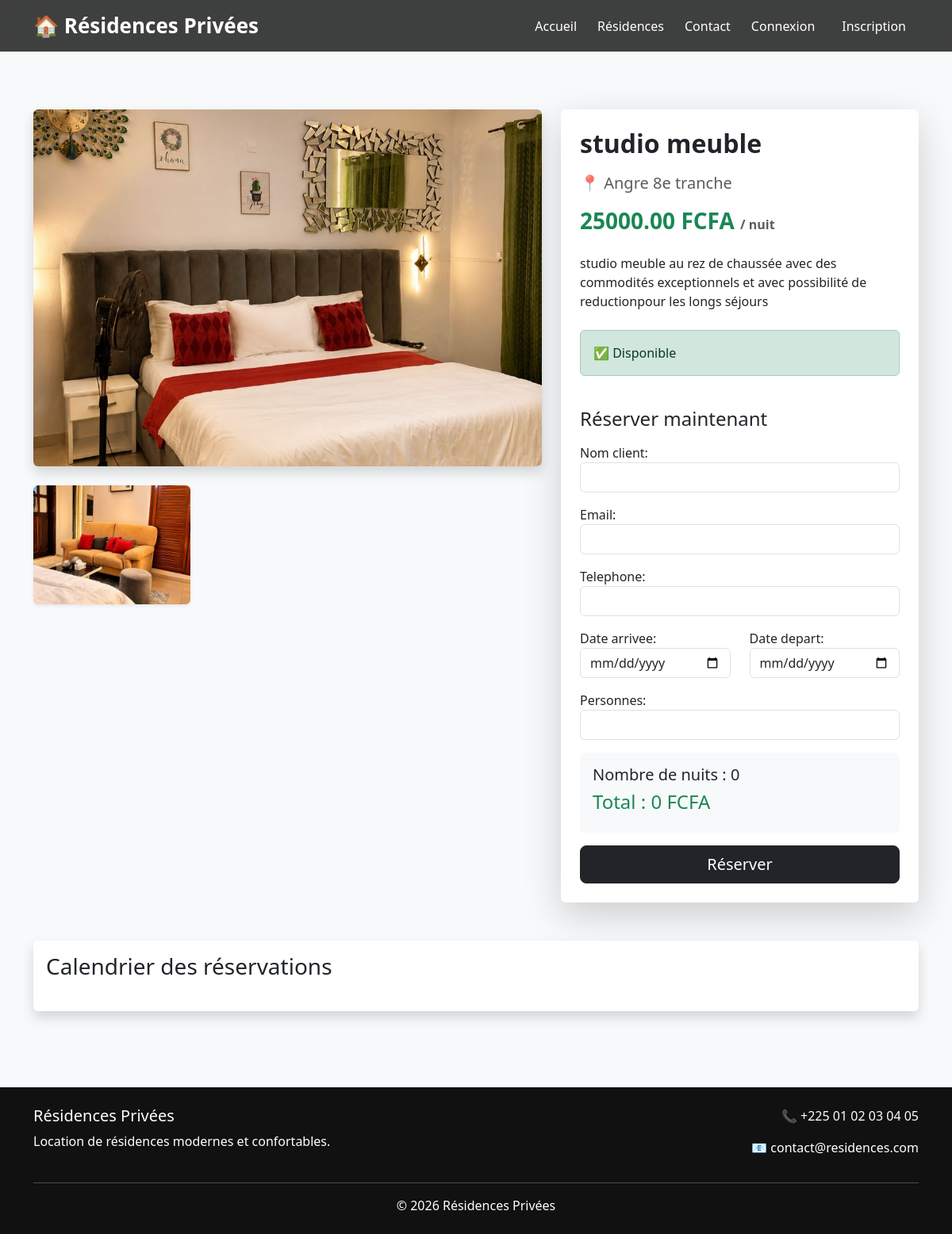
The page /residences/5/ on the database its author committed.
### core/models.py (models this page shows, shortened)
class Residence(models.Model):
    nom = models.CharField(max_length=200)
    ville = models.CharField(max_length=100)
    description = models.TextField()
    prix_par_nuit = models.DecimalField(max_digits=10, decimal_places=2)
    disponible = models.BooleanField(default=True)
    image = models.ImageField(upload_to='residences/', blank=True, null=True)

class ImageResidence(models.Model):
    residence = models.ForeignKey(
        Residence,
        on_delete=models.CASCADE,
        related_name='images'
    )
    image = models.ImageField(upload_to='residences/')

### core/views.py (the view)
# urls.py: path('residences/<int:id>/', views.residence_detail, name='residence_detail'),
def residence_detail(request, id):
    residence = get_object_or_404(Residence, id=id)
    reservations = Reservation.objects.filter(residence=residence)
    dates_reservees = []
    for r in reservations:
        dates_reservees.append({
            "start": r.date_arrivee.strftime("%Y-%m-%d"),
            "end": r.date_depart.strftime("%Y-%m-%d")
        })
    if request.method == 'POST':
        form = ReservationForm(request.POST)
        if form.is_valid():
            date_arrivee = form.cleaned_data['date_arrivee']
            date_depart = form.cleaned_data['date_depart']
            conflits = Reservation.objects.filter(
                residence=residence,
                date_arrivee__lt=date_depart,
                date_depart__gt=date_arrivee
            )
            if conflits.exists():
                messages.error(request, "Ces dates sont déjà réservées.")
            else:
                reservation = form.save(commit=False)
                reservation.residence = residence
                reservation.save()
                messages.success(request, "Réservation enregistrée")
                return redirect('residence_detail', id=residence.id)
    else:
        form = ReservationForm()
        residence = get_object_or_404(Residence, id=id)
    reservations = Reservation.objects.filter(residence=residence)
    dates_reservees = []
    for r in reservations:
        dates_reservees.append({
            "from": r.date_arrivee.strftime("%Y-%m-%d"),
            "to": r.date_depart.strftime("%Y-%m-%d")
        })
    return render(request, 'core/residence_detail.html', {
    'residence': residence,
    'form': form,
    'reservations': reservations,
    'dates_reservees': dates_reservees
})

### core/forms.py
class ReservationForm(forms.ModelForm):
    class Meta:
        model = Reservation
        fields = ['nom_client', 'email', 'telephone', 'date_arrivee', 'date_depart', 'personnes']
        widgets = {
            'date_arrivee': forms.DateInput(attrs={'type': 'date', 'class': 'form-control'}),
            'date_depart': forms.DateInput(attrs={'type': 'date', 'class': 'form-control'}),
            'nom_client': forms.TextInput(attrs={'class': 'form-control'}),
            'email': forms.EmailInput(attrs={'class': 'form-control'}),
            'telephone': forms.TextInput(attrs={'class': 'form-control'}),
            'personnes': forms.NumberInput(attrs={'class': 'form-control', 'min': 1}),
        }

### core/templates/core/residence_detail.html (shortened to what this page needs)
{% extends "core/base.html" %}
{% load static %}
{% block content %}
<div class="container py-5">
    <div class="row">
        <div class="col-lg-7">
            {% if residence.image %}
                <img src="{{ residence.image.url }}"
                     class="img-fluid rounded shadow mb-4 w-100"
                     style="height:450px; object-fit:cover;">
            {% else %}
                <img src="{% static 'core/images/residences/villa1.jpg' %}"
                     class="img-fluid rounded shadow mb-4 w-100"
                     style="height:450px; object-fit:cover;">
            {% endif %}
            <div class="row">
                {% for img in residence.images.all %}
                    <div class="col-md-4 mb-3">
                        <img src="{{ img.image.url }}"
                             class="img-fluid rounded shadow-sm"
                             style="height:150px; width:100%; object-fit:cover;">
                    </div>
                {% empty %}
                    <div class="col-12">
                        <div class="alert alert-light">
                            Aucune image supplémentaire.
                        </div>
                    </div>
                {% endfor %}
            </div>
        </div>
        <div class="col-lg-5">
            <div class="card border-0 shadow-lg p-4">
                <h2 class="fw-bold mb-3">
                    {{ residence.nom }}
                </h2>
                <p class="text-muted fs-5">
                    📍 {{ residence.ville }}
                </p>
                <h3 class="text-success fw-bold mb-4">
                    {{ residence.prix_par_nuit }} FCFA
                    <small class="text-muted fs-6">/ nuit</small>
                </h3>
                <p class="mb-4">
                    {{ residence.description }}
                </p>
                {% if residence.disponible %}
                    <div class="alert alert-success">
                        ✅ Disponible
                    </div>
                {% else %}
                    <div class="alert alert-danger">
                        ❌ Non disponible
                    </div>
                {% endif %}
                <h4 class="mt-4 mb-3">
                    Réserver maintenant
                </h4>
                <form method="POST">
                    <div class="mb-3">
                        {{ form.nom_client.label_tag }}
                        {{ form.nom_client }}
                    </div>
                    <div class="mb-3">
                        {{ form.email.label_tag }}
                        {{ form.email }}
                    </div>
                    <div class="mb-3">
                        {{ form.telephone.label_tag }}
                        {{ form.telephone }}
                    </div>
                    <div class="row">
                        <div class="col-md-6 mb-3">
                            {{ form.date_arrivee.label_tag }}
                            {{ form.date_arrivee }}
                        </div>
                        <div class="col-md-6 mb-3">
                            {{ form.date_depart.label_tag }}
                            {{ form.date_depart }}
                        </div>
                    </div>
                    <div class="mb-3">
                        {{ form.personnes.label_tag }}
                        {{ form.personnes }}
                    </div>
                    <div class="card bg-light border-0 p-3 mb-3">
                        <h5>
                            Nombre de nuits :
                            <span id="nb-nuits">0</span>
                        </h5>
                        <h4 class="text-success">
                            Total :
                            <span id="prix-total">0</span>
                            FCFA
                        </h4>
                    </div>
                    <button type="submit"
                            class="btn btn-dark w-100 btn-lg">
                        Réserver
                    </button>
                </form>
            </div>
        </div>
    </div>
    <div class="mt-5">
        <div class="card shadow border-0">
            <div class="card-body">
                <h3 class="mb-4">
                    Calendrier des réservations
                </h3>
            </div>
        </div>
    </div>
</div>
{% endblock %}

### core/templates/core/base.html (style rules this page uses)
body { background:#f8f9fa; }

### rows shown on the page
Residence: image (picture), nom "studio meuble", ville "Angre 8e tranche", prix_par_nuit "25000.00", description "studio meuble au rez de chaussée avec des commodités exceptionnels et avec possibilité de reductionpour les longs séjours"
ImageResidence: image (picture)
